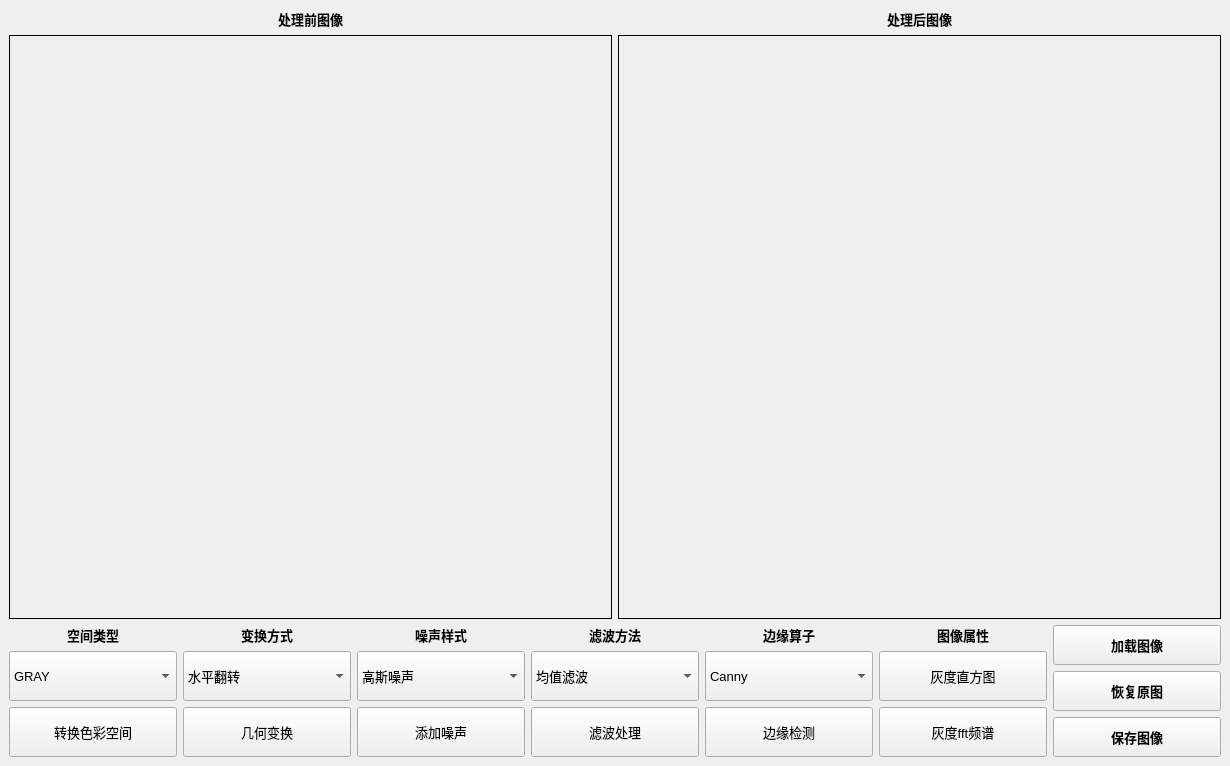
<?xml version="1.0" encoding="UTF-8"?>
<ui version="4.0">
 <class>MainWindow</class>
 <widget class="QMainWindow" name="MainWindow">
  <property name="geometry">
   <rect>
    <x>0</x>
    <y>0</y>
    <width>1230</width>
    <height>766</height>
   </rect>
  </property>
  <property name="minimumSize">
   <size>
    <width>1230</width>
    <height>766</height>
   </size>
  </property>
  <property name="maximumSize">
   <size>
    <width>16777215</width>
    <height>16777215</height>
   </size>
  </property>
  <property name="font">
   <font>
    <pointsize>10</pointsize>
   </font>
  </property>
  <property name="windowTitle">
   <string>ImageToolkit</string>
  </property>
  <widget class="QWidget" name="centralwidget">
   <layout class="QGridLayout" name="gridLayout">
    <item row="0" column="0">
     <layout class="QHBoxLayout" name="horizontalLayout">
      <item>
       <layout class="QVBoxLayout" name="verticalLayout_8">
        <item>
         <widget class="QLabel" name="label">
          <property name="sizePolicy">
           <sizepolicy hsizetype="Preferred" vsizetype="Minimum">
            <horstretch>0</horstretch>
            <verstretch>0</verstretch>
           </sizepolicy>
          </property>
          <property name="font">
           <font>
            <pointsize>10</pointsize>
            <bold>true</bold>
           </font>
          </property>
          <property name="text">
           <string>处理前图像</string>
          </property>
          <property name="alignment">
           <set>Qt::AlignmentFlag::AlignCenter</set>
          </property>
         </widget>
        </item>
        <item>
         <widget class="QLabel" name="origin_img">
          <property name="sizePolicy">
           <sizepolicy hsizetype="Expanding" vsizetype="Expanding">
            <horstretch>0</horstretch>
            <verstretch>0</verstretch>
           </sizepolicy>
          </property>
          <property name="frameShape">
           <enum>QFrame::Shape::Panel</enum>
          </property>
          <property name="text">
           <string/>
          </property>
         </widget>
        </item>
       </layout>
      </item>
      <item>
       <layout class="QVBoxLayout" name="verticalLayout_9">
        <item>
         <widget class="QLabel" name="label_2">
          <property name="sizePolicy">
           <sizepolicy hsizetype="Preferred" vsizetype="Minimum">
            <horstretch>0</horstretch>
            <verstretch>0</verstretch>
           </sizepolicy>
          </property>
          <property name="font">
           <font>
            <pointsize>10</pointsize>
            <bold>true</bold>
           </font>
          </property>
          <property name="text">
           <string>处理后图像</string>
          </property>
          <property name="alignment">
           <set>Qt::AlignmentFlag::AlignCenter</set>
          </property>
         </widget>
        </item>
        <item>
         <widget class="QLabel" name="result_img">
          <property name="sizePolicy">
           <sizepolicy hsizetype="Expanding" vsizetype="Expanding">
            <horstretch>0</horstretch>
            <verstretch>0</verstretch>
           </sizepolicy>
          </property>
          <property name="frameShape">
           <enum>QFrame::Shape::Panel</enum>
          </property>
          <property name="text">
           <string/>
          </property>
         </widget>
        </item>
       </layout>
      </item>
     </layout>
    </item>
    <item row="1" column="0">
     <layout class="QHBoxLayout" name="horizontalLayout_2">
      <item>
       <layout class="QVBoxLayout" name="verticalLayout_2">
        <item>
         <widget class="QLabel" name="label_3">
          <property name="font">
           <font>
            <pointsize>10</pointsize>
            <bold>true</bold>
           </font>
          </property>
          <property name="text">
           <string>空间类型</string>
          </property>
          <property name="alignment">
           <set>Qt::AlignmentFlag::AlignCenter</set>
          </property>
         </widget>
        </item>
        <item>
         <widget class="QComboBox" name="color_space_Box">
          <property name="minimumSize">
           <size>
            <width>0</width>
            <height>50</height>
           </size>
          </property>
          <item>
           <property name="text">
            <string>GRAY</string>
           </property>
          </item>
          <item>
           <property name="text">
            <string>HSV</string>
           </property>
          </item>
          <item>
           <property name="text">
            <string>YCrCb</string>
           </property>
          </item>
         </widget>
        </item>
        <item>
         <widget class="QPushButton" name="color_space_button">
          <property name="minimumSize">
           <size>
            <width>0</width>
            <height>50</height>
           </size>
          </property>
          <property name="text">
           <string>转换色彩空间</string>
          </property>
         </widget>
        </item>
       </layout>
      </item>
      <item>
       <layout class="QVBoxLayout" name="verticalLayout_3">
        <item>
         <widget class="QLabel" name="label_4">
          <property name="font">
           <font>
            <pointsize>10</pointsize>
            <bold>true</bold>
           </font>
          </property>
          <property name="text">
           <string>变换方式</string>
          </property>
          <property name="alignment">
           <set>Qt::AlignmentFlag::AlignCenter</set>
          </property>
         </widget>
        </item>
        <item>
         <widget class="QComboBox" name="geometric_Box">
          <property name="minimumSize">
           <size>
            <width>0</width>
            <height>50</height>
           </size>
          </property>
          <item>
           <property name="text">
            <string>水平翻转</string>
           </property>
          </item>
          <item>
           <property name="text">
            <string>竖直翻转</string>
           </property>
          </item>
          <item>
           <property name="text">
            <string>顺时针旋转</string>
           </property>
          </item>
          <item>
           <property name="text">
            <string>逆时针旋转</string>
           </property>
          </item>
         </widget>
        </item>
        <item>
         <widget class="QPushButton" name="geometric_button">
          <property name="minimumSize">
           <size>
            <width>0</width>
            <height>50</height>
           </size>
          </property>
          <property name="text">
           <string>几何变换</string>
          </property>
         </widget>
        </item>
       </layout>
      </item>
      <item>
       <layout class="QVBoxLayout" name="verticalLayout_4">
        <item>
         <widget class="QLabel" name="label_6">
          <property name="font">
           <font>
            <pointsize>10</pointsize>
            <bold>true</bold>
           </font>
          </property>
          <property name="text">
           <string>噪声样式</string>
          </property>
          <property name="alignment">
           <set>Qt::AlignmentFlag::AlignCenter</set>
          </property>
         </widget>
        </item>
        <item>
         <widget class="QComboBox" name="noise_Box">
          <property name="minimumSize">
           <size>
            <width>0</width>
            <height>50</height>
           </size>
          </property>
          <item>
           <property name="text">
            <string>高斯噪声</string>
           </property>
          </item>
          <item>
           <property name="text">
            <string>椒盐噪声</string>
           </property>
          </item>
         </widget>
        </item>
        <item>
         <widget class="QPushButton" name="noise_button">
          <property name="minimumSize">
           <size>
            <width>0</width>
            <height>50</height>
           </size>
          </property>
          <property name="text">
           <string>添加噪声</string>
          </property>
         </widget>
        </item>
       </layout>
      </item>
      <item>
       <layout class="QVBoxLayout" name="verticalLayout_5">
        <item>
         <widget class="QLabel" name="label_5">
          <property name="font">
           <font>
            <pointsize>10</pointsize>
            <italic>false</italic>
            <bold>true</bold>
           </font>
          </property>
          <property name="text">
           <string>滤波方法</string>
          </property>
          <property name="alignment">
           <set>Qt::AlignmentFlag::AlignCenter</set>
          </property>
         </widget>
        </item>
        <item>
         <widget class="QComboBox" name="blur_Box">
          <property name="minimumSize">
           <size>
            <width>0</width>
            <height>50</height>
           </size>
          </property>
          <property name="duplicatesEnabled">
           <bool>false</bool>
          </property>
          <item>
           <property name="text">
            <string>均值滤波</string>
           </property>
          </item>
          <item>
           <property name="text">
            <string>中值滤波</string>
           </property>
          </item>
          <item>
           <property name="text">
            <string>高斯滤波</string>
           </property>
          </item>
          <item>
           <property name="text">
            <string>二维卷积</string>
           </property>
          </item>
         </widget>
        </item>
        <item>
         <widget class="QPushButton" name="blur_button">
          <property name="minimumSize">
           <size>
            <width>0</width>
            <height>50</height>
           </size>
          </property>
          <property name="text">
           <string>滤波处理</string>
          </property>
         </widget>
        </item>
       </layout>
      </item>
      <item>
       <layout class="QVBoxLayout" name="verticalLayout_6">
        <item>
         <widget class="QLabel" name="label_7">
          <property name="font">
           <font>
            <pointsize>10</pointsize>
            <bold>true</bold>
           </font>
          </property>
          <property name="text">
           <string>边缘算子</string>
          </property>
          <property name="alignment">
           <set>Qt::AlignmentFlag::AlignCenter</set>
          </property>
         </widget>
        </item>
        <item>
         <widget class="QComboBox" name="edge_Box">
          <property name="minimumSize">
           <size>
            <width>0</width>
            <height>50</height>
           </size>
          </property>
          <property name="maxVisibleItems">
           <number>10</number>
          </property>
          <item>
           <property name="text">
            <string>Canny</string>
           </property>
          </item>
          <item>
           <property name="text">
            <string>Laplacian</string>
           </property>
          </item>
          <item>
           <property name="text">
            <string>Sobel</string>
           </property>
          </item>
         </widget>
        </item>
        <item>
         <widget class="QPushButton" name="edge_button">
          <property name="minimumSize">
           <size>
            <width>0</width>
            <height>50</height>
           </size>
          </property>
          <property name="text">
           <string>边缘检测</string>
          </property>
          <property name="autoRepeat">
           <bool>false</bool>
          </property>
         </widget>
        </item>
       </layout>
      </item>
      <item>
       <layout class="QVBoxLayout" name="verticalLayout_7">
        <item>
         <widget class="QLabel" name="label_8">
          <property name="font">
           <font>
            <pointsize>10</pointsize>
            <bold>true</bold>
           </font>
          </property>
          <property name="text">
           <string>图像属性</string>
          </property>
          <property name="alignment">
           <set>Qt::AlignmentFlag::AlignCenter</set>
          </property>
         </widget>
        </item>
        <item>
         <widget class="QPushButton" name="draw_button">
          <property name="minimumSize">
           <size>
            <width>0</width>
            <height>50</height>
           </size>
          </property>
          <property name="text">
           <string>灰度直方图</string>
          </property>
         </widget>
        </item>
        <item>
         <widget class="QPushButton" name="fft_button">
          <property name="minimumSize">
           <size>
            <width>0</width>
            <height>50</height>
           </size>
          </property>
          <property name="text">
           <string>灰度fft频谱</string>
          </property>
         </widget>
        </item>
       </layout>
      </item>
      <item>
       <layout class="QVBoxLayout" name="verticalLayout">
        <item>
         <widget class="QPushButton" name="load_button">
          <property name="enabled">
           <bool>true</bool>
          </property>
          <property name="sizePolicy">
           <sizepolicy hsizetype="Preferred" vsizetype="Preferred">
            <horstretch>0</horstretch>
            <verstretch>0</verstretch>
           </sizepolicy>
          </property>
          <property name="minimumSize">
           <size>
            <width>0</width>
            <height>40</height>
           </size>
          </property>
          <property name="font">
           <font>
            <pointsize>10</pointsize>
            <italic>false</italic>
            <bold>true</bold>
            <underline>false</underline>
           </font>
          </property>
          <property name="text">
           <string>加载图像</string>
          </property>
         </widget>
        </item>
        <item>
         <widget class="QPushButton" name="reset_button">
          <property name="sizePolicy">
           <sizepolicy hsizetype="Preferred" vsizetype="Preferred">
            <horstretch>0</horstretch>
            <verstretch>0</verstretch>
           </sizepolicy>
          </property>
          <property name="minimumSize">
           <size>
            <width>0</width>
            <height>40</height>
           </size>
          </property>
          <property name="font">
           <font>
            <pointsize>10</pointsize>
            <italic>false</italic>
            <bold>true</bold>
            <underline>false</underline>
           </font>
          </property>
          <property name="text">
           <string>恢复原图</string>
          </property>
         </widget>
        </item>
        <item>
         <widget class="QPushButton" name="save_button">
          <property name="sizePolicy">
           <sizepolicy hsizetype="Preferred" vsizetype="Preferred">
            <horstretch>0</horstretch>
            <verstretch>0</verstretch>
           </sizepolicy>
          </property>
          <property name="minimumSize">
           <size>
            <width>0</width>
            <height>40</height>
           </size>
          </property>
          <property name="font">
           <font>
            <pointsize>10</pointsize>
            <italic>false</italic>
            <bold>true</bold>
            <underline>false</underline>
           </font>
          </property>
          <property name="text">
           <string>保存图像</string>
          </property>
         </widget>
        </item>
       </layout>
      </item>
     </layout>
    </item>
   </layout>
  </widget>
 </widget>
 <resources/>
 <connections/>
</ui>
